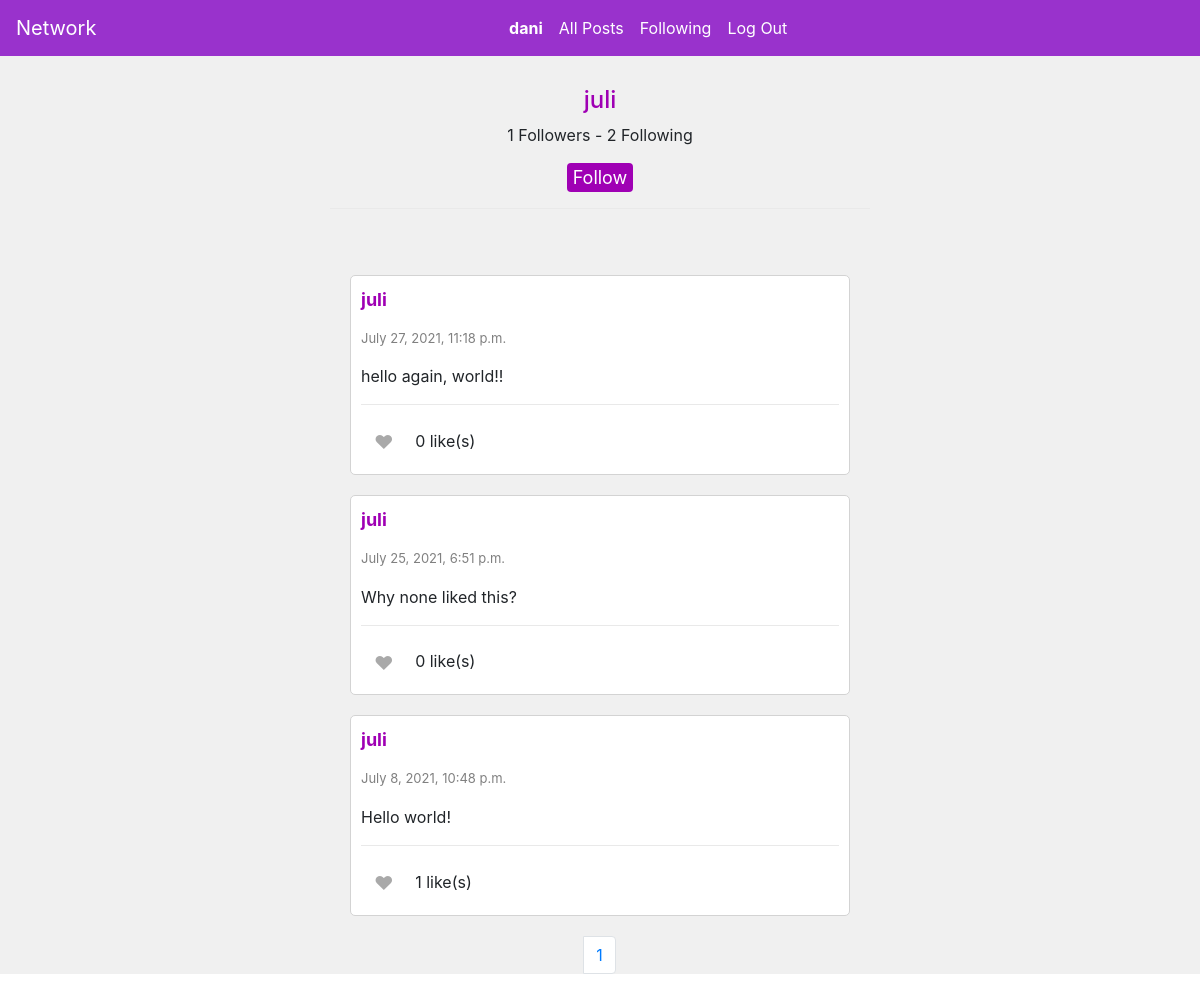
/profile/juli (signed in), run on the app's committed database.
### network/models.py (models this page shows, shortened)
class User(AbstractUser):
    pass

class Post(models.Model):
    user= models.ForeignKey("User", on_delete=models.CASCADE, related_name="posts")
    content= models.TextField(blank=True)
    timestamp = models.DateTimeField(auto_now_add=True)
    likes= models.IntegerField(default=0)

### network/views.py (the view)
# urls.py: path("profile/<str:username>", views.profile, name="profile"),
def profile(request, username):
    profile_name= User.objects.get(username=username)
    name= profile_name.username
    try:
        user_posts= Post.objects.filter(user=profile_name.id)
        user_posts= user_posts.order_by("-timestamp").all()
    except Post.DoesNotExist:
        user_posts= []
    try:
        following_users= Following.objects.filter(follower=profile_name.id)
        followed= []
        if len(following_users) > 0:
            for follow in following_users:
                followed_user = follow.following
                followed.append(followed_user)
    except Following.DoesNotExist:
        followed= []
    num_of_following= len(followed)
    try:
        followers= Following.objects.filter(following=profile_name.id)
        followby= []
        for follow in followers:
            follower_user = follow.follower
            followby.append(follower_user)
    except Following.DoesNotExist:
        followby= []
    if request.user in followby:
        following = "Unfollow"
    else:
        following = "Follow"
    num_of_followers= len(followby)
    if request.user != AnonymousUser():
        try:
            liked = Like.objects.filter(user=request.user)
            liked_posts= []
            for post in liked:
                liked_post= post.post
                liked_posts.append(liked_post)
        except Like.DoesNotExist:
            liked_posts=[]
    else:
        liked_posts=[]
    paginator= Paginator(user_posts, 10)
    page_number= request.GET.get('page')
    page_obj= paginator.get_page(page_number)
    return render(request, "network/profile.html", {
        "name":name,
        "username": username,
        "num_of_following": num_of_following,
        "num_of_followers": num_of_followers,
        "page_obj": page_obj,
        "liked_posts": liked_posts,
        "following": following
    })

### network/templates/network/profile.html (shortened to what this page needs)
{% extends "network/layout.html" %}
{% load static %}
{% block body %}
<div class="profile-info">
    <h4 class="profile-name">{{name}}</h4>
    <p id="followers" class="d-inline-block"> {{num_of_followers}} Followers</p> <p class="d-inline-block">-</p>
    <p class="d-inline-block">{{num_of_following}} Following</p> <br>
    {% if user.is_authenticated %}
        {%if request.user.username != name %}
            <button id="follow_button-{{name}}" class="follow-btn" onclick="follow('{{name}}')">{{following}}</button>
        {% endif %}
    <hr class="solid" style="color: slateblue;">
</div>
{% endif %}
    <div id="posts-view">
        {% for post in page_obj %}
        <div class="post-container" id="post-{{post.id}}">
            <p name="username" id="username"><a href="{%url 'profile' post.user %}" class="username"><b>{{post.user}}</b></a></p>
            <p class="timestamp">{{post.timestamp}}</p>
            <p class="content" id="post-content-{{post.id}}">{{post.content}}</p>
            <hr class="solid">
            {% if user.is_authenticated %}
                {% if post in liked_posts %}
                    <button class="btn mr-1 d-inline-block" style="color: red; font-size: larger;" id="like-btn-{{post.id}}" onclick="like('{{post.id}}')">♥</button>
                {% else %}
                    <button class="btn mr-1 d-inline-block" style="color: darkgray; font-size: larger;" id="like-btn-{{post.id}}" onclick="like('{{post.id}}')">♥</button>
                {% endif %}
            {% endif %}
            <p class="likecount" id="like-count-{{post.id}}" style="display: inline;">{{post.likes}} like(s)</p>
        </div>
        {% endfor %}
    </div>
    <div class="text-center">
        <nav aria-label="Page navigation example">
            <ul class="pagination">
              <li class="page-item">
              <li class="page-item"><a class="page-link" href="?page={{ page_obj.number }}">{{ page_obj.number }}</a></li>
              </li>
            </ul>
          </nav>
        </div>
{% endblock %}

### network/templates/network/layout.html (shortened to what this page needs)
{% load static %}
<!DOCTYPE html>
<html lang="en">
    <head>
        <link rel="stylesheet" href="https://stackpath.bootstrapcdn.com/bootstrap/4.4.1/css/bootstrap.min.css">
        <link href="{% static 'network/styles.css' %}" rel="stylesheet">
    </head>
    <body>
        <div id="navbar" >
        <nav class="navbar navbar-expand-lg flex-sm-nowrap flex-wrap" id="navbar" style="background-color: darkorchid; margin-bottom: 0px;">
            <a class="navbar-brand" href="#" style="color: white;">Network</a>
            <div class="navbar-collapse collapse flex-grow-1 justify-content-center">
              <ul class="navbar-nav mx-auto">
                {% if user.is_authenticated %}
                    <li class="nav-item">
                        <a class="nav-link" href="{%url 'profile' user.username %}" style="color: white;"><strong>{{ user.username }}</strong></a>
                    </li>
                {% endif %}
                <li class="nav-item">
                  <a class="nav-link" href="{% url 'index' %}" style="color: white;">All Posts</a>
                </li>
                {% if user.is_authenticated %}
                    <li class="nav-item">
                        <a class="nav-link" href="{% url 'following' %}" style="color: white;">Following</a>
                    </li>
                    <li class="nav-item">
                        <a class="nav-link" href="{% url 'logout' %}" style="color: white;">Log Out</a>
                    </li>
                {% endif %}
              </ul>
            </div>
          </nav>
        </div>
        <div class="body">
            {% block body %}
            {% endblock %}
        </div>
    </body>
</html>

### network/static/network/styles.css (style rules this page uses)
.post-container { background-color: white; border-style: solid; border-color: lightgray; border-width: 1px; padding: 10px; margin-left: auto; margin-right: auto; margin-top: 20px; margin-bottom: 20px; border-radius: 5px; width: 500px; overflow:hidden; }
.timestamp { color: gray; font-size: small; }
.username { color:rgb(159, 0, 180); font-size:large; }
.body { background-color: rgb(240, 240, 240); margin-top: 0px; padding-top: 0px; }
.solid { border-top: 1px solid rgb(233, 233, 233); }
.profile-name { color: rgb(159, 0, 180); }
.follow-btn { background-color: rgb(159, 0, 180); color: white; width: auto; border-width: 0px; border-radius: 4px; font-size: large; }
.profile-info { width: 50%; margin-left: auto; margin-right: auto; padding: 30px; text-align: center; }
ul li { display: inline-block; }
.pagination { display: flex; justify-content: center; }

### data on the page
User: username "dani"
User: username "juli"
Post: user "juli", timestamp "July 27, 2021, 11:18 p.m.", content "hello again, world!!", likes "0"
Post: user "juli", timestamp "July 25, 2021, 6:51 p.m.", content "Why none liked this?", likes "0"
Post: user "juli", timestamp "July 8, 2021, 10:48 p.m.", content "Hello world!", likes "1"

### other printed values
{{ num_of_followers }} "1"
{{ num_of_following }} "2"
{{ following }} "Follow"
{{ page_obj.number }} "1"
